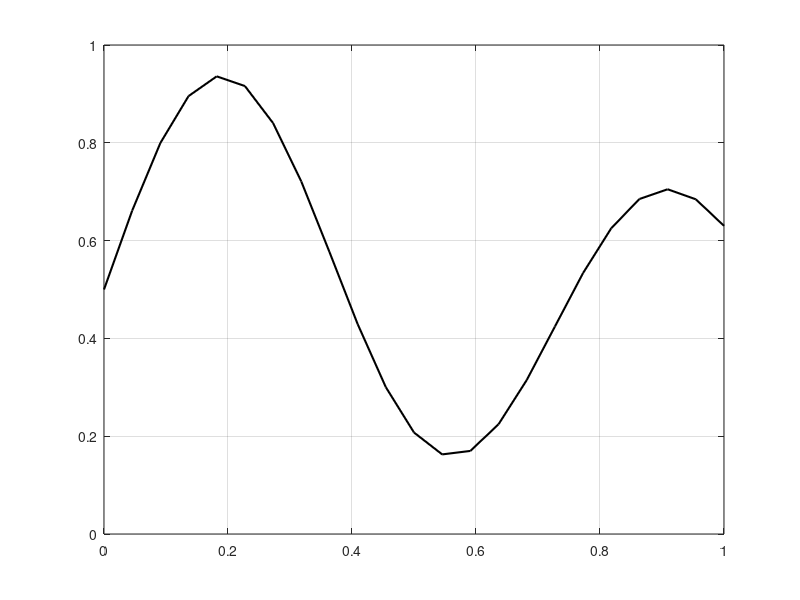
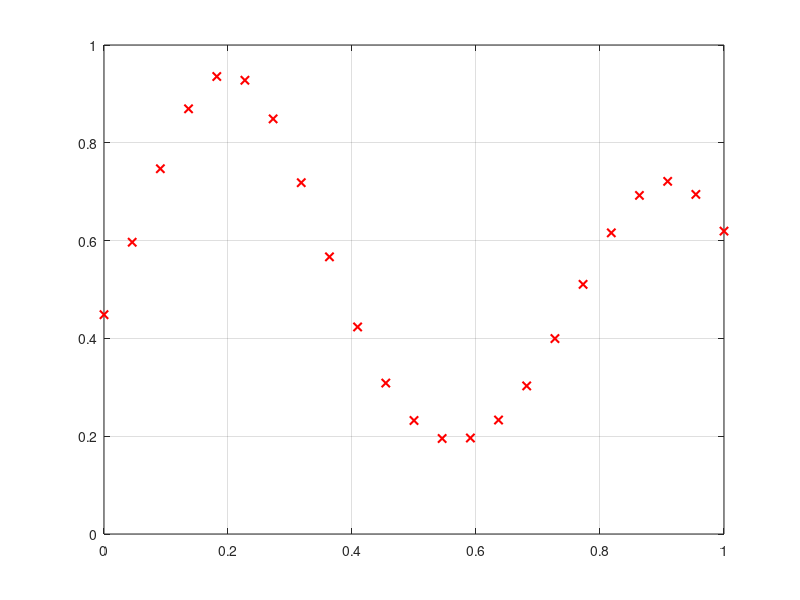

Source code (MATLAB) for these figures, in order:
% Clear workspace and close figures
clear all;
close all;
clc
% Data preparation
x_values = linspace(0, 1, 23);
desired_output = ((1 + 0.6*sin(2*pi*x_values/0.7)) + (0.3*sin(2*pi*x_values))) / 2;

% Plot the original data plot 2
figure('Name', 'Function Approximation plot 2', 'NumberTitle', 'off');
plot(x_values, desired_output, 'k', 'LineWidth', 1.5);
grid on;


% Network parameters
center1 = 0.20;
center2 = 0.91;
radius1 = 0.15;
radius2 = 0.15;
learning_rate = 0.1;

% Initialize weights and bias
weight1 = rand() * 0.1;
weight2 = rand() * 0.1;
bias = rand() * 0.1;

% Training the neural network
epochs = 1000;
for epoch = 1:epochs
    for i = 1:length(x_values)
        % Calculate the output of the network
        activation1 = exp(-(((x_values(i)-center1)^2)/(2*radius1^2)));
        activation2 = exp(-(((x_values(i)-center2)^2)/(2*radius2^2)));
        output = activation1 * weight1 + activation2 * weight2 + bias;

        % Update weights and bias using the delta rule
        error = desired_output(i) - output;
        weight1 = weight1 + learning_rate * error * activation1;
        weight2 = weight2 + learning_rate * error * activation2;
        bias = bias + learning_rate * error;
    end
end

% Plot the learned function
learned_output = zeros(1, length(x_values));
for index = 1:length(x_values)
    activation1 = exp(-(((x_values(index)-center1)^2)/(2*radius1^2)));
    activation2 = exp(-(((x_values(index)-center2)^2)/(2*radius2^2)));
    learned_output(index) = activation1 * weight1 + activation2 * weight2 + bias;
end

% Plot the learned function plot 1
figure('Name', 'Learned Function plot 1', 'NumberTitle', 'off');
plot(x_values, learned_output, 'rx', 'LineWidth', 1.5);
grid on;

